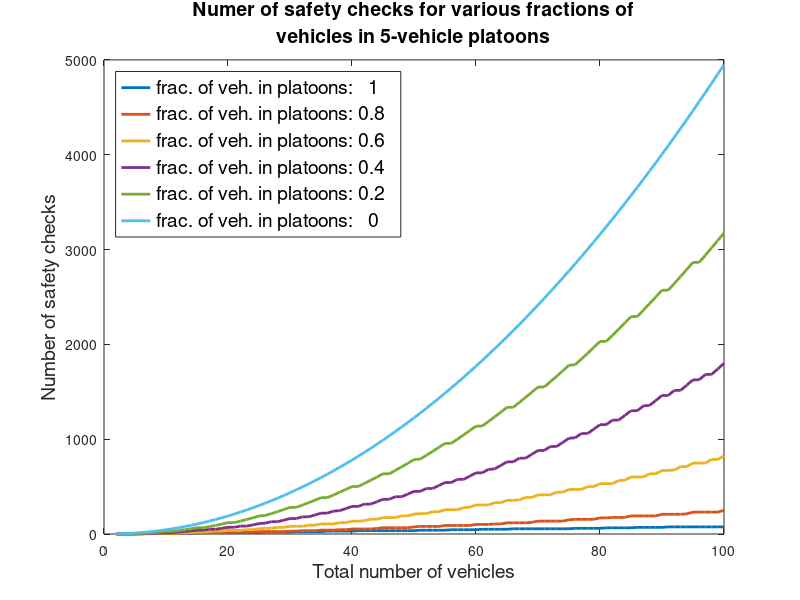

This chart was generated by the following MATLAB code: (Note: this script raises an error after producing the figure.)
function numSafetyChecks()
% Number of vehicles
Ns = 2:100;

% Number of vehicles per platoon
k = 5;

% Number of platoons
f = 1:-0.2:0;
num_f = length(f);

% Plot
colors = lines(num_f);
hs = [];
h = figure;
for i = 1:num_f;
  checks = numSafetyChecksPlatoon(Ns, f(i), k);
  hs = [hs plot(Ns, checks, 'color', colors(i,:), 'linewidth', 2)];
  hold on
end

title({'Numer of safety checks for various fractions of', ['vehicles in ' ...
  num2str(k) '-vehicle platoons']}, 'fontsize', 14)
lgd_text = cellstr( num2str(f') );
for i = 1:length(lgd_text)
  lgd_text{i} = ['frac. of veh. in platoons: ' lgd_text{i}];
end
legend(hs, lgd_text, 'location', 'northwest','fontsize', 14)
xlabel('Total number of vehicles','fontsize', 14)
ylabel('Number of safety checks', 'fontsize', 14)

h.Children(2).FontSize = 14;
h.Position(1:2) = [200 200];
h.Position(3:4) = [800 600];
end

function checks = numSafetyChecksPlatoon(Ns, f, k)
% Ns - total number of vehicles (vector)
% p - number of platoons (vector)
% k - number of vehicles in each platoon (scalar)
% f - fraction of vehicles in platoons (scalar)

% number of free and platoon vehicles
num_in_p = ceil(f*Ns);
p = ceil(num_in_p/k);
num_free = Ns - num_in_p;

if p > 0
  % number of checks for each group
  chks_in_full_p = (p-1) * (k-1);
  chks_in_last_p = mod(p, k) - 1;
  chks_in_free = num_free .* (num_free - 1)/2;
  
  checks = chks_in_full_p + chks_in_last_p + chks_in_free;
else
  checks = num_free .* (num_free - 1) /2;
end
end